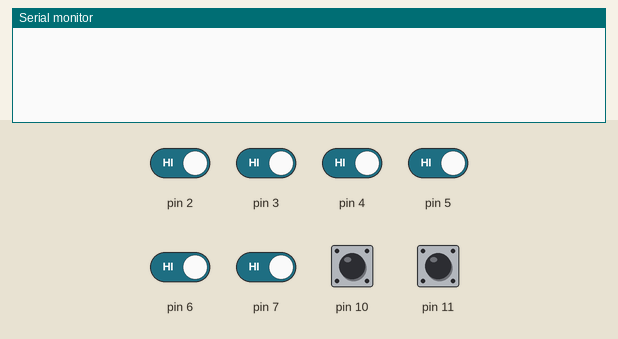
Simulated run of this sketch. Board: Arduino Uno, built with avr-gcc and run on an emulated ATmega328P. Parts: the last lines printed to the serial monitor. The inputs (shaded band) are chosen by the test bench; at power-on: pin 2–7, pin 10, pin 11 HIGH.

Above: at 1.2 s.
1.3 s: pin 2 driven LOW
2.9 s: pin 3 driven LOW
At 3.51 s:
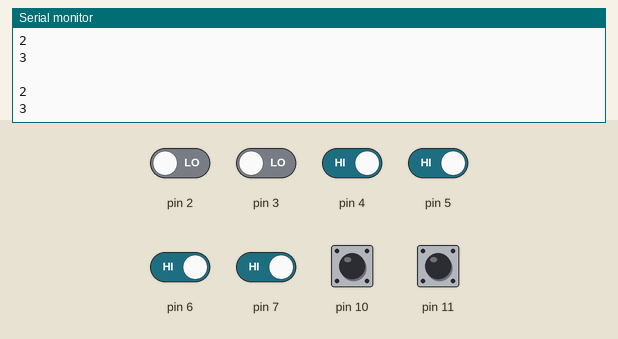
4.4 s: pin 4 driven LOW
5.9 s: pin 5 driven LOW
At 5.92 s:
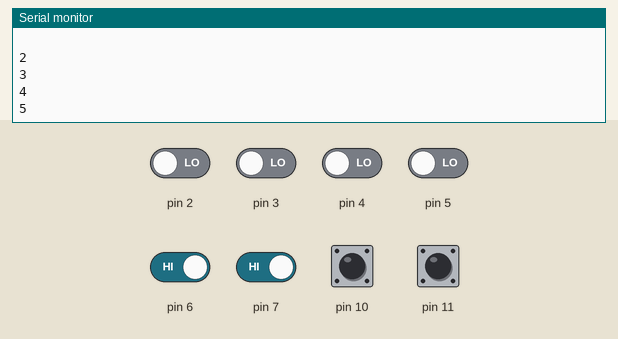
7.4 s: pin 6 driven LOW
8.9 s: pin 7 driven LOW
Timing chart, 0 to 11.4 s (numbered marks = the images above; inputs shaded):
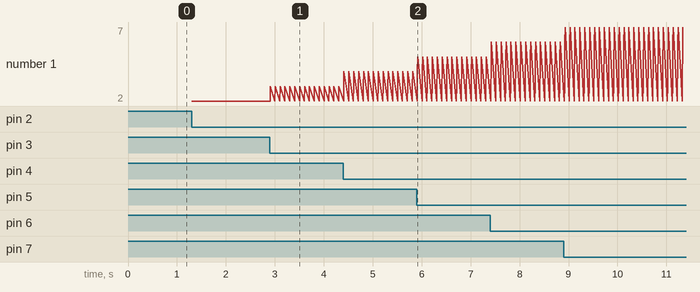

Measured:
- after the input at 2.9 s, the serial monitor: prints a new line at once (image 1)
- after the input at 5.9 s, the serial monitor: prints a new line at once (image 2)
- plotted number 1: 2 → 3 after the input at 2.9 s, 3 → 4 after the input at 4.4 s, 4 → 5 after the input at 5.9 s, 5 → 6 after the input at 7.4 s, 6 → 7 after the input at 8.9 s

The sketch:

pinTest.ino
```cpp
void setup() {
  // put your setup code here, to run once:
  Serial.begin(9600);
  pinMode(2,INPUT);
  pinMode(3,INPUT);
  pinMode(4,INPUT);
  pinMode(5,INPUT);
  pinMode(6,INPUT);
  pinMode(7,INPUT);
  pinMode(11,INPUT);

}

void loop() {
  // put your main code here, to run repeatedly:
  if(!digitalRead(2))Serial.println("2");
  if(!digitalRead(3))Serial.println("3");
  if(!digitalRead(4))Serial.println("4");
  if(!digitalRead(5))Serial.println("5");
  if(!digitalRead(6))Serial.println("6");
  if(!digitalRead(7))Serial.println("7");
  if(!digitalRead(10))Serial.println("10");
  if(!digitalRead(11))Serial.println("11");

  Serial.println(" ");
  delay(100);
}
```
